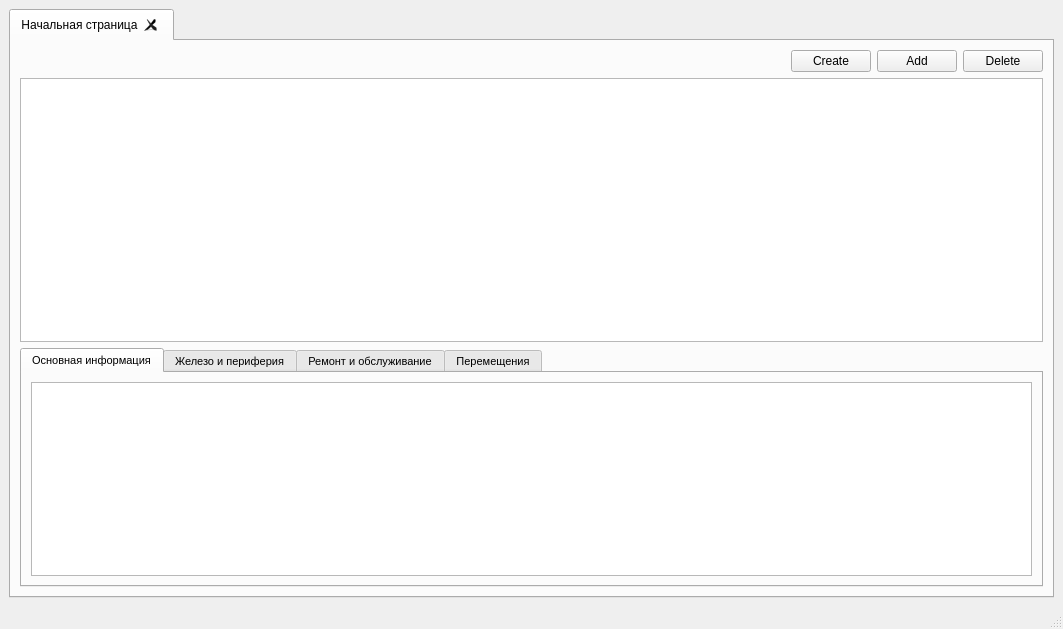
<?xml version="1.0" encoding="UTF-8"?>
<ui version="4.0">
 <class>MainWindow</class>
 <widget class="QMainWindow" name="MainWindow">
  <property name="geometry">
   <rect>
    <x>0</x>
    <y>0</y>
    <width>1063</width>
    <height>629</height>
   </rect>
  </property>
  <property name="windowTitle">
   <string>MainWindow</string>
  </property>
  <property name="autoFillBackground">
   <bool>false</bool>
  </property>
  <property name="styleSheet">
   <string notr="true"/>
  </property>
  <widget class="QWidget" name="centralwidget">
   <property name="enabled">
    <bool>true</bool>
   </property>
   <layout class="QVBoxLayout" name="verticalLayout_6">
    <item>
     <widget class="QTabWidget" name="tabWidget_Main">
      <property name="currentIndex">
       <number>0</number>
      </property>
      <property name="tabsClosable">
       <bool>true</bool>
      </property>
      <property name="movable">
       <bool>true</bool>
      </property>
      <widget class="QWidget" name="tab_Home">
       <attribute name="title">
        <string>Начальная страница</string>
       </attribute>
       <layout class="QVBoxLayout" name="verticalLayout">
        <item>
         <layout class="QHBoxLayout" name="horizontalLayout_3">
          <property name="spacing">
           <number>6</number>
          </property>
          <item>
           <spacer name="horizontalSpacer">
            <property name="orientation">
             <enum>Qt::Horizontal</enum>
            </property>
            <property name="sizeHint" stdset="0">
             <size>
              <width>40</width>
              <height>20</height>
             </size>
            </property>
           </spacer>
          </item>
          <item>
           <widget class="QPushButton" name="pushButton_Create">
            <property name="maximumSize">
             <size>
              <width>100</width>
              <height>100</height>
             </size>
            </property>
            <property name="text">
             <string>Create</string>
            </property>
           </widget>
          </item>
          <item>
           <widget class="QPushButton" name="pushButton_Add">
            <property name="sizePolicy">
             <sizepolicy hsizetype="Minimum" vsizetype="Fixed">
              <horstretch>0</horstretch>
              <verstretch>0</verstretch>
             </sizepolicy>
            </property>
            <property name="maximumSize">
             <size>
              <width>100</width>
              <height>100</height>
             </size>
            </property>
            <property name="layoutDirection">
             <enum>Qt::LeftToRight</enum>
            </property>
            <property name="text">
             <string>Add</string>
            </property>
           </widget>
          </item>
          <item>
           <widget class="QPushButton" name="pushButton_Delete">
            <property name="sizePolicy">
             <sizepolicy hsizetype="Minimum" vsizetype="Fixed">
              <horstretch>0</horstretch>
              <verstretch>0</verstretch>
             </sizepolicy>
            </property>
            <property name="maximumSize">
             <size>
              <width>100</width>
              <height>100</height>
             </size>
            </property>
            <property name="text">
             <string>Delete</string>
            </property>
           </widget>
          </item>
         </layout>
        </item>
        <item>
         <layout class="QHBoxLayout" name="horizontalLayout_2">
          <item>
           <widget class="QTableView" name="tableViewMainTab">
            <property name="sortingEnabled">
             <bool>true</bool>
            </property>
           </widget>
          </item>
         </layout>
        </item>
        <item>
         <widget class="QTabWidget" name="tabWidget_Bottom">
          <property name="sizePolicy">
           <sizepolicy hsizetype="Expanding" vsizetype="Maximum">
            <horstretch>0</horstretch>
            <verstretch>0</verstretch>
           </sizepolicy>
          </property>
          <property name="minimumSize">
           <size>
            <width>0</width>
            <height>100</height>
           </size>
          </property>
          <property name="font">
           <font>
            <pointsize>8</pointsize>
            <weight>50</weight>
            <bold>false</bold>
            <underline>false</underline>
           </font>
          </property>
          <property name="tabletTracking">
           <bool>false</bool>
          </property>
          <property name="contextMenuPolicy">
           <enum>Qt::DefaultContextMenu</enum>
          </property>
          <property name="toolTip">
           <string>&lt;html&gt;&lt;head/&gt;&lt;body&gt;&lt;p&gt;&lt;br/&gt;&lt;/p&gt;&lt;/body&gt;&lt;/html&gt;</string>
          </property>
          <property name="currentIndex">
           <number>0</number>
          </property>
          <widget class="QWidget" name="tab">
           <property name="font">
            <font>
             <pointsize>8</pointsize>
             <weight>50</weight>
             <bold>false</bold>
             <underline>false</underline>
            </font>
           </property>
           <property name="toolTip">
            <string>&lt;html&gt;&lt;head/&gt;&lt;body&gt;&lt;p&gt;&lt;br/&gt;&lt;/p&gt;&lt;/body&gt;&lt;/html&gt;</string>
           </property>
           <attribute name="title">
            <string>Основная информация</string>
           </attribute>
           <layout class="QVBoxLayout" name="verticalLayout_2">
            <item>
             <widget class="QTableView" name="tableViewBottom_1"/>
            </item>
           </layout>
          </widget>
          <widget class="QWidget" name="tab_2">
           <attribute name="title">
            <string>Железо и периферия</string>
           </attribute>
           <layout class="QVBoxLayout" name="verticalLayout_3">
            <item>
             <widget class="QTableView" name="tableViewBottom_2"/>
            </item>
           </layout>
          </widget>
          <widget class="QWidget" name="tab_3">
           <attribute name="title">
            <string>Ремонт и обслуживание</string>
           </attribute>
           <layout class="QVBoxLayout" name="verticalLayout_4">
            <item>
             <widget class="QTableView" name="tableViewBottom_3"/>
            </item>
           </layout>
          </widget>
          <widget class="QWidget" name="tab_4">
           <attribute name="title">
            <string>Перемещения</string>
           </attribute>
           <layout class="QVBoxLayout" name="verticalLayout_5">
            <item>
             <widget class="QTableView" name="tableViewBottom_4"/>
            </item>
           </layout>
          </widget>
         </widget>
        </item>
       </layout>
      </widget>
     </widget>
    </item>
   </layout>
  </widget>
  <widget class="QMenuBar" name="menubar">
   <property name="geometry">
    <rect>
     <x>0</x>
     <y>0</y>
     <width>1063</width>
     <height>21</height>
    </rect>
   </property>
  </widget>
  <widget class="QStatusBar" name="statusbar"/>
 </widget>
 <resources/>
 <connections/>
</ui>
